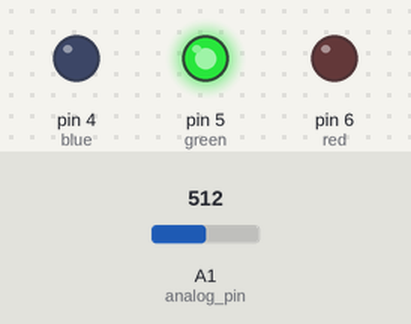
Simulated run of this sketch. Board: Arduino Uno, built with avr-gcc and run on an emulated ATmega328P. Shown: output pins drawn as LEDs (lit = HIGH). Dashed ring = blinking. Inputs (shaded band) come from the test bench; at power-on: A1 (analog_pin) = 512.

Above: at 1.7 s.
1.8 s: A1 (analog_pin) set to 984
3.3 s: A1 (analog_pin) set to 1013
At 3.65 s:
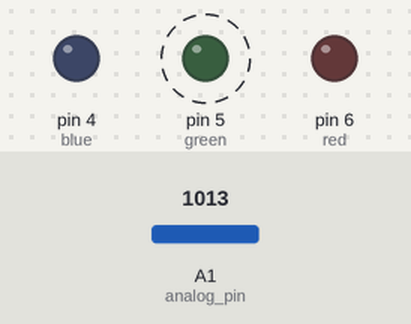
6.3 s: A1 (analog_pin) set to 990
At 6.45 s:
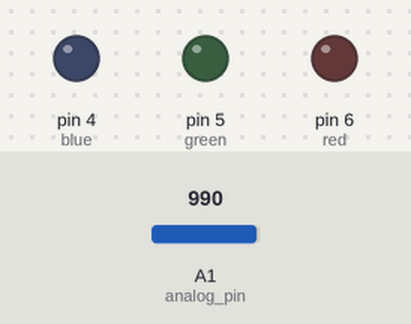
7.9 s: A1 (analog_pin) set to 1010
At 9.65 s:
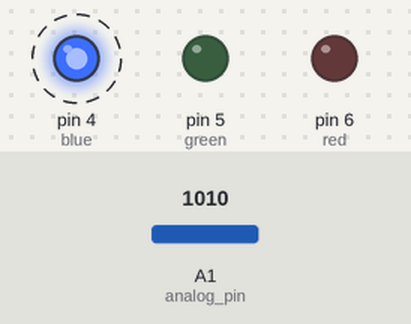
10.9 s: A1 (analog_pin) set to 900
At 12.0 s:
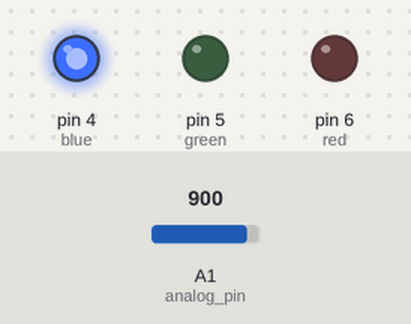
Timing chart, 0 to 13.5 s (numbered marks = the images above; inputs shaded):
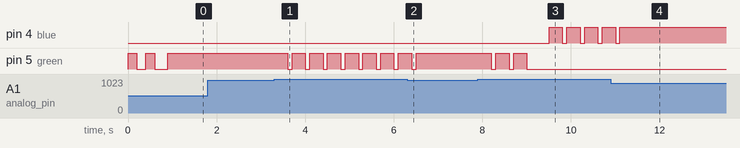

The sketch:

arduino_nano_licznik_beli.ino
```cpp
int counter = 0;
bool loop_state = false;
int green = 5;
int blue = 4;
int red = 6;
int analog_pin = 1;
int end_green = 10;
int end_blue = 20;
int max_red = 25;  // <-------------- max na bele

void setup() {
  pinMode(green,OUTPUT);
  pinMode(blue,OUTPUT);
  pinMode(red,OUTPUT);
  clear_leds();
  //  Serial.begin(9600);
}

void loop() {

    digitalWrite(green, HIGH);
    delay(200);
    digitalWrite(green, LOW);
    delay(200);
    digitalWrite(green, HIGH);
    delay(200);
    digitalWrite(green, LOW);
    delay(200);

   while(counter == 0)
  {
    count();
    digitalWrite(green, HIGH);
  }

  while(counter <= end_green)
  {
    count();
    digitalWrite(green, HIGH);
  }

  clear_leds();

  while(counter > end_green && counter <= end_blue)
  {
    count();
    digitalWrite(blue, HIGH);
  }

  clear_leds();

  while(counter > end_blue && counter <= max_red)
  {
    count();
    digitalWrite(red, HIGH);
  }

  while(counter > max_red)
  {
    digitalWrite(red, HIGH);
    delay(100);                      // wait for a second
    digitalWrite(red, LOW);
    delay(100);
  }
}


void clear_leds()
{
  digitalWrite(green, LOW);
  digitalWrite(blue, LOW);
  digitalWrite(red, LOW);
}

void count()
{

  // Serial.print("counter: ");
  // Serial.println(counter);
  // Serial.print("analog: ");
  // Serial.println(analogRead(analog_pin));
  if(analogRead(analog_pin) > 1000)
  {
    counter ++;
    delay(300);
    clear_leds();
  }
      delay(100);
}
```

Measured:
- the behaviour switches between 1000 and 1001 on A1 (analog_pin) (found by bisection; images 0 and 1)
- after the input at 1.8 s, every drawn part: stays the same
- after the input at 3.3 s, pin 5 (green): alternates HIGH for 0.30 s and LOW for 0.10 s, starting after 0.30 s
- after the input at 6.3 s, pin 5 (green): goes on until 6.5 s, then stays HIGH
- after the input at 7.9 s, pin 4 (blue): alternates HIGH for 0.30 s and LOW for 0.10 s, starting after 1.6 s; pin 5 (green): alternates HIGH for 0.30 s and LOW for 0.10 s, 5 changes in all, then stays LOW, starting after 0.31 s
- after the input at 10.9 s, pin 4 (blue): goes on until 11.1 s, then stays HIGH
